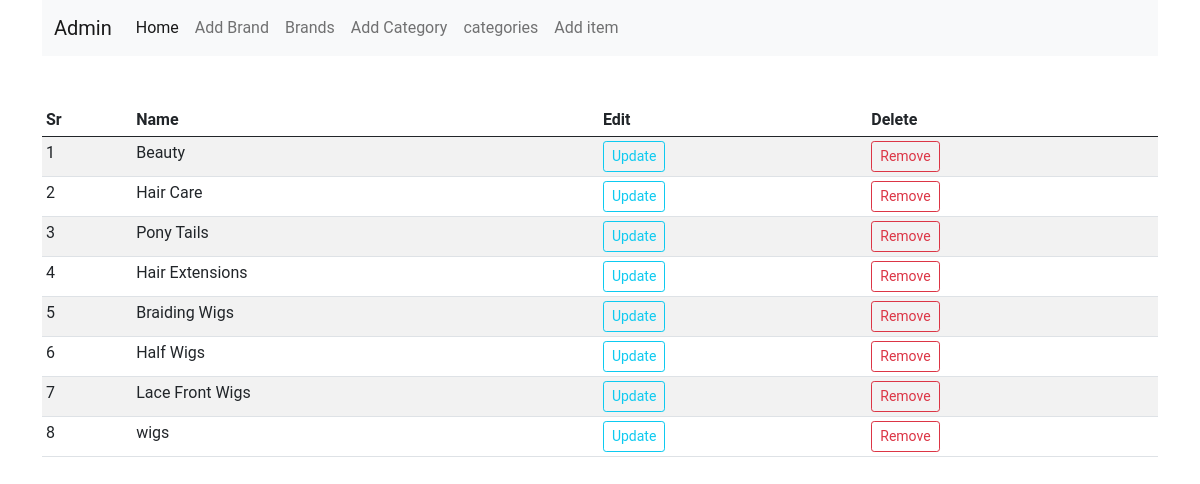
The app's page /brands (signed in) with its own data.
### shop_app/items/models.py (models this page shows, shortened)
class Brand(db.Model):
    id = db.Column(db.Integer, primary_key=True)
    name = db.Column(db.String(30), nullable=False, unique=True)

### shop_app/admin/routes.py (the view)
@app.route('/brands')
def brands():
    if 'email' not in session:
        flash('Please proceed to login page', 'danger')
        return redirect(url_for('login'))
    brands = Brand.query.order_by(Brand.id.desc()).all()
    return render_template('admin/brand.html', title='Brands', brands=brands)

### shop_app/templates/admin/brand.html (shortened to what this page needs)
{% extends 'base.html' %}
{% block body %}
<div class="container">
  <nav class="navbar navbar-expand-lg navbar-light bg-light">
      <div class="container-fluid">
        <a class="navbar-brand" href="/admin">Admin</a>
        <div class="collapse navbar-collapse" id="navbarNavAltMarkup">
          <div class="navbar-nav">
            <a class="nav-link active" aria-current="page" href="/admin">Home</a>
            <a class="nav-link" href="/addNewbrand">Add Brand</a>
            <a class="nav-link" href="/brands">Brands</a>
            <a class="nav-link" href="/addcategory">Add Category</a>
            <a class="nav-link" href="/category">categories</a>
            <a class="nav-link" href="/wigItem">Add item</a>
          </div>
        </div>
      </div>
    </nav>
</div>
<div class="container mt-5">
    <table class="table table-sm table-condensed table-striped table-hover">
        <thead>
            <th>Sr</th>
            <th>Name</th>
            <th>Edit</th>
            <th>Delete</th>
        </thead>
        <tbody>
            {% if brands %}
            {% for brand in brands %}
            <tr>
                <td>{{loop.index}}</td>
                <td>{{brand.name}}</td>
                <td> <a href="{{url_for('updatebrand', id = brand.id)}}" class="btn btn-sm btn-outline-info" >Update</a></td>
                <td>
                   <button type="button" class="btn btn-sm btn-outline-danger" data-bs-toggle="modal" data-bs-target="#staticBackdrop-{{brand.id}}">
                    Remove
                  </button>
                  </td>
            </tr>
            {% endfor %}
            {% endif %}
        </tbody>
    </table>
</div>
{% endblock %}

### shop_app/templates/base.html (style rules this page uses)
body { font: 400 16px/1.5 'Roboto', "Helvetica Neue", Helvetica, Arial, sans-serif; background-color: #fff; color: #5a5a5a; }

### records on screen
Brand: name "Beauty"
Brand: name "Hair Care"
Brand: name "Pony Tails"
Brand: name "Hair Extensions"
Brand: name "Braiding Wigs"
Brand: name "Half Wigs"
Brand: name "Lace Front Wigs"
Brand: name "wigs"
